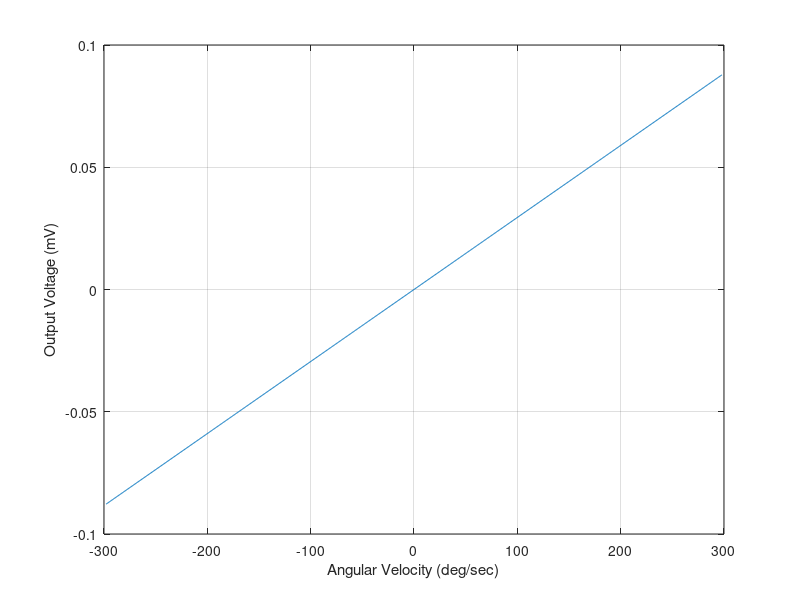

Reproduce this figure in MATLAB.
%% true parameters
% DYNAMCIS
%omega= 60*(pi/180); % angular velocity % UNITS?
omega=-5.2:0.01:5.2; % roughly -50 RPM to 50 RPM
V_dc= 15; %DC voltage
V_ac= 10; %AC voltage

% MATERIAL
E= 160e9; % youngs modulus of poly-silicon
density = 2329; %kg/m3

% GEOMETRY
% spring geometry 
t_b1= 5e-6; % beam 1 thickness
t_b2= 5e-6; % beam 2 thickness
w_b1= 2e-6; % beam 1 width
w_b2= 2e-6; % beam 2 width
l_b1= 125e-6; % beam 1 length 
l_b2= 125e-6; % beam 2 length

% outer frame geometry
outer_Lx=200e-6
outer_Ly=200e-6
outer_thick=t_b1;
outer_width=40e-6;

% innter frame geometry
inner_Lx=outer_Lx-2*outer_width-2*4*2*w_b1;   %100e-6
inner_Ly=0.9*(outer_Ly-2*outer_width-2*4*2*w_b2);   %100e-6 % the 0.9 is a safty factor for space
inner_thick=t_b1;
inner_width=10e-6;
inner_centerbeam_width=20e-6;

% comb geometry
% drive combs
N_drive = 100; % number of drive combs
length_drive=10e-6; % length of drive combs
width_drive=2e-6; % width of drive combs
thickness_drive = t_b1; % finger thickness
gap_drive = 2e-6;  % gap between comb fingers


% sense combs
N_sense = 100; % number of drive combs
length_sense=30e-6; %length of sense combs
width_sense=2e-6; %length of sense combs
thickness_sense = t_b1; % finger thickness
overlap_sense = 50e-6; % comb finger overlap
gap_sense = 2e-6;  % gap between comb fingers

h=5e-6; % gap between proof mass and subsrate 

% characteristic length
Lc=1.9870e-06; %characterstic length

% pressure & temp.
P=101325; % 1 atm ** LIKELY TO CHANGE ***
T=298; % temerature

% permitivity of vacuum/air
perm= 8.85e-12;

%% parameters
   M_outerframe=(2*outer_width*outer_Ly+2*outer_width*(outer_Lx-2*outer_width))*outer_thick*density;
   M_innerframe=(2*inner_width*inner_Ly+2*inner_width*(inner_Lx-2*inner_width)+(inner_Ly-2*inner_width)*inner_centerbeam_width)*inner_thick*density;
   M_m = M_outerframe+M_innerframe; % mass of inner and outer frames
   
   M_b = ((4*4*t_b1*w_b1*l_b1)+(4*4*t_b2*w_b2*l_b2))*density; % suspension beam mass
   
   M_drive=N_drive*width_drive*length_drive*thickness_drive*density;
   M_sense=N_sense*width_sense*length_sense*thickness_sense*density;
   M_c = M_drive+M_sense; % drive and sense combs mass
   
   M_e = 0; % etch holes mass
   
   M = M_m+M_b+M_c-M_e; % total mass
   
%M=4e-9; % mass in kg


%% stiffness coefficients
Kx=((4*E*t_b1*w_b1^3)/l_b1^3)+((4*E*t_b2*w_b2^3)/l_b2^3)
Ky=((4*E*t_b1*w_b1^3)/l_b1^3)+((4*E*t_b2*w_b2^3)/l_b2^3)
%Kx=30.95; % N/m
%Ky=30.95; % N/m

%% mode frequencies
% drive mode frequency
fx=(1/(2*pi))*sqrt(Kx/M);
% sense mode frequency
fy=(1/(2*pi))*sqrt(Ky/M);

%% knudsen number (Kn)

%%%%%%%% calculate lambda
%constants
R=8.3145; % gas constant
D=3.711e-10; % air molecule diameter
Na=6.022e23; %avagadros number, constant 

% mean free path calculation
lambda=(R*T)/(sqrt(2)*pi*D^2*Na*P);

% resulting kundsen number
Kn=lambda/Lc;

%% DAMPING coefficients
b=1.458e-5; %constant for air
S=110.4; %Kelvin
mu=(b*T^(3/2))/(T+S); % air viscosity

% areas
A_proof_drive=(2*inner_width*inner_Ly+2*inner_width*(inner_Lx-2*inner_width)+(inner_Ly-2*inner_width)*inner_centerbeam_width)+N_drive*width_drive*length_drive;
A_proof_sense=(2*outer_width*outer_Ly+2*outer_width*(outer_Lx-2*outer_width))+N_sense*width_sense*length_sense;

A_comb_drive=N_drive*thickness_drive*length_drive; % INCLUDES ALL COMBS
A_comb_sense=N_sense*thickness_sense*length_sense; % INCLUDES ALL COMBS


C_proof_sense=(mu*A_proof_sense)/((1+2*Kn)*h);
C_comb_sense=(mu*A_comb_sense)/(gap_sense+lambda);

C_proof_drive=(mu*A_proof_drive)/((1+2*Kn)*h);
C_comb_drive=(mu*A_comb_drive)/(gap_drive+lambda);

C_drive=C_proof_drive+C_comb_drive; % damping 
C_sense=C_proof_sense+C_comb_sense; % damping

%% electrostatic force from comb drive
%note that the 2*N is for the number of capcitors formed.
Fd=(2.28*2*N_drive*perm*thickness_drive*V_dc*V_ac)/gap_drive;

%% some maths via first order approximation methods

% drive static displacement
Xstatic=Fd/Kx;

% drive quality factor
Qdrive=sqrt(Kx*M)/C_drive;

% drive displacement
Xdrive=Xstatic*Qdrive;

%% comb drive velocity
Vdrive=Xdrive*2*pi*fx;

%% coriolis force
Fc=2*M*omega*Vdrive;

%% some other maths
Ystatic=Fc/Ky;
Qsense=sqrt(Ky*M)/C_sense; 
Ysense=Ystatic*Qsense; % sense displacement

%% change in capacitance
% change in capacitance
dCap=(perm*overlap_sense*thickness_sense*Ysense)/(gap_sense^2)

%% ac voltage reading
Vdc_sense=5;
current=Vdc_sense*dCap/fy;

% ASIC Voltage Output
Cref=0.15e-12; % reference capacitance
Vout=dCap/Cref;


%% plotting

figure
plot(omega*180/pi,Vout*1000)
grid on
ylabel('Output Voltage (mV)');
xlabel('Angular Velocity (deg/sec)')








